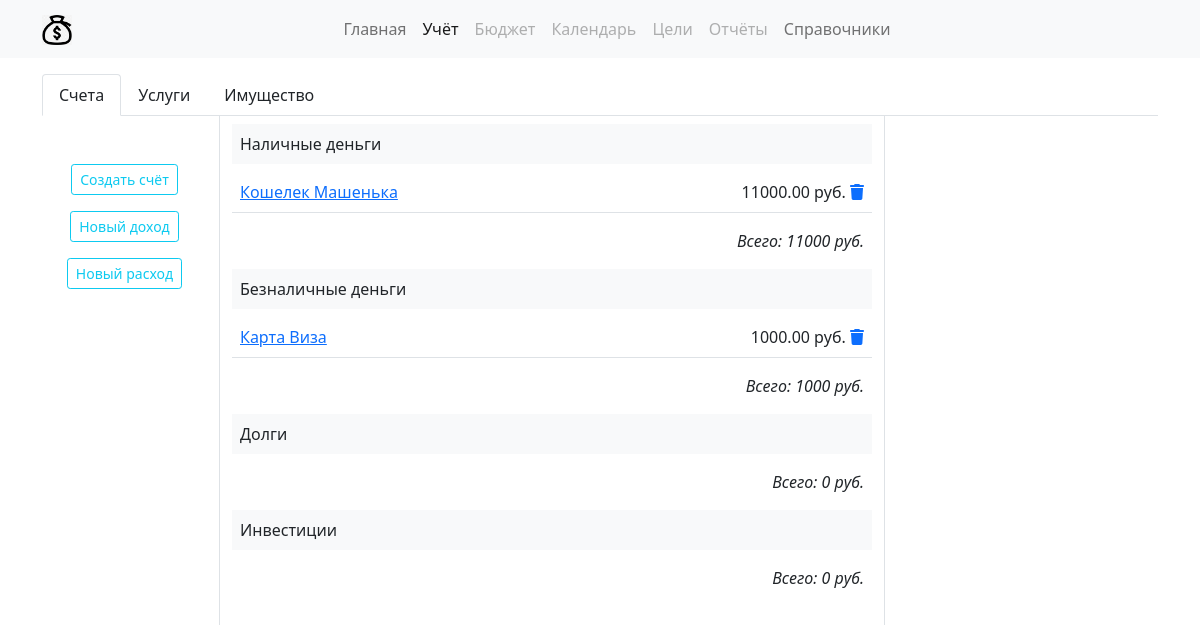
Before: /account/ with the older database file.
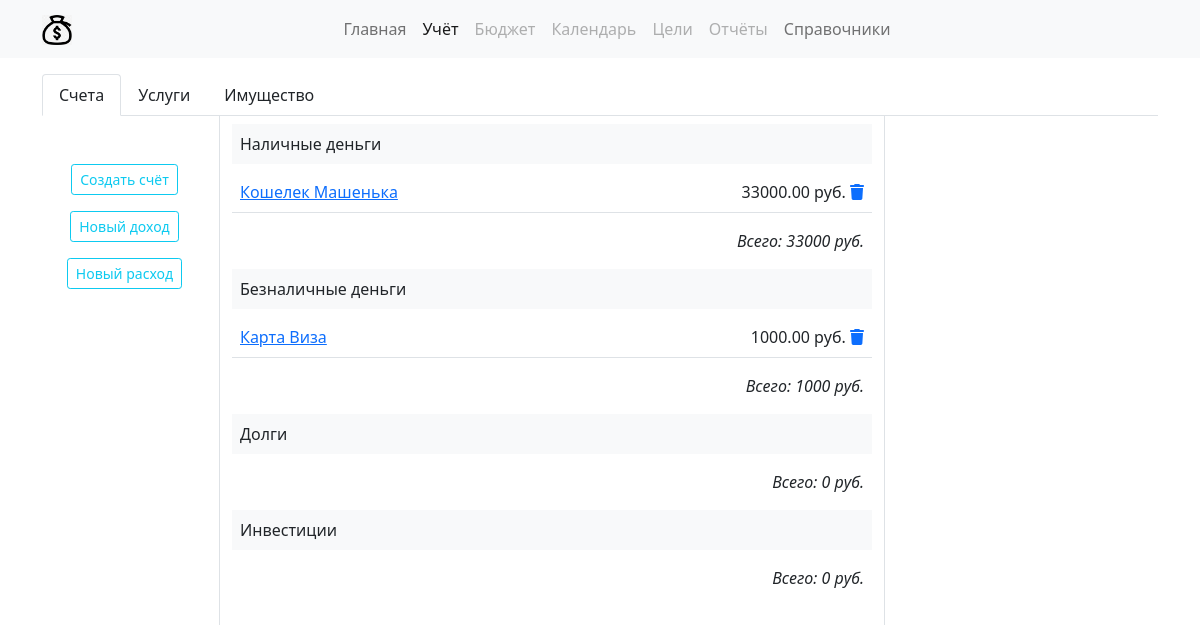
After: the same page with the newer database file.
### accountapp/models.py (models this page shows, shortened)
class Account(models.Model):
    account_type = models.ForeignKey(AccountType, on_delete=models.CASCADE, verbose_name='тип счёта')
    title = models.CharField(max_length=128, verbose_name='название счёта')
    summ = models.DecimalField(verbose_name='сумма счёта', max_digits=8, decimal_places=2)

class AccountType(models.Model):
    title = models.CharField(max_length=64, verbose_name='название типа счёта')
    def get_full_summ(self):
        full_summ = 0
        for akk in Account.objects.filter(account_type=self):
            full_summ += int(akk.summ)
        return full_summ
    def get_all_account(self):
        return Account.objects.filter(account_type=self)

### accountapp/views.py (the view)
# urls.py: path('', accountapp.AccountMainTemplateView.as_view(), name='main_page'),
class AccountMainTemplateView(TemplateViewWithMenu):
    template_name = 'accountapp/main_page.html'
    def get_context_data(self, **kwargs):
        context = super(AccountMainTemplateView, self).get_context_data()
        context['title'] = 'Счета'
        context['account_type'] = AccountType.objects.all()
        context['category_json'] = serializers.serialize('json', CategoryUnit.objects.all())
        return context

### common/constants.py (called while the page is built)
    def get_context_data(self, **kwargs):
        context = super(TemplateViewWithMenu, self).get_context_data()
        context.update({
            'account_menu': ACCOUNT_MENU,
            'main_menu': MAIN_MENU,
            'catalog_menu': CATALOG_MENU,
        })
        return context

### templates/accountapp/main_page.html (shortened to what this page needs)
{% extends 'mainapp/base.html' %}
{% load static %}
{% block content %}
    {% include 'accountapp/includes/inc_account_menu.html' %}
    {% block account_content %}
        <div class="row h-100">
            <div class="col-2 border-end text-center">
                <button data-bs-toggle="modal" data-bs-target="#accountCreateModal" type="button"
                        class="btn btn-outline-info btn-sm mt-5">Создать счёт
                </button>
                <button data-bs-toggle="modal" data-bs-target="#operationCreateModalPrihod" type="button"
                        class="btn btn-outline-info btn-sm mt-3">Новый доход
                </button>
                <button data-bs-toggle="modal" data-bs-target="#operationCreateModalRashod" type="button"
                        class="btn btn-outline-info btn-sm mt-3">Новый расход
                </button>
            </div>
            <div class="col-7 border-end">
                {% include 'accountapp/includes/inc_accounts.html' %}
            </div>
            <div class="col-3"></div>
        </div>
    {% endblock account_content %}
{% endblock content %}

### templates/accountapp/includes/inc_accounts.html (shortened to what this page needs)
<div class="pt-2">
    {% for type in account_type %}
        <div class="p-2 mb-2 bg-light text-dark">{{ type.title }}</div>
        {% for account in type.get_all_account %}
            <div class="p-2 mb-2 bg-body text-dark d-flex justify-content-between border-bottom">
                <span><a href="{% url 'accountapp:operations_list' account.pk %}">{{ account.title }}</a></span>
                <div>
                    <span>{{ account.summ }} руб.</span>
                    <a href="#" data-bs-toggle="modal" data-bs-target="#accountDeleteModal"
                       data-bs-title="{{ account.title }}"
                       data-bs-href="{% url 'accountapp:delete_account' account.pk %}"><i class="fas fa-trash"></i></a>
                </div>
            </div>
        {% endfor %}
        <div class="p-2 mb-2 bg-body text-dark text-end fst-italic">Всего: {{ type.get_full_summ }} руб.</div>
    {% endfor %}
</div>

Changed rows visible on the page:
changed through a linked row, AccountType "Наличные деньги": get_full_summ "11000" → "33000"
changed Account "Кошелек Машенька": summ "11000.00" → "33000.00"
